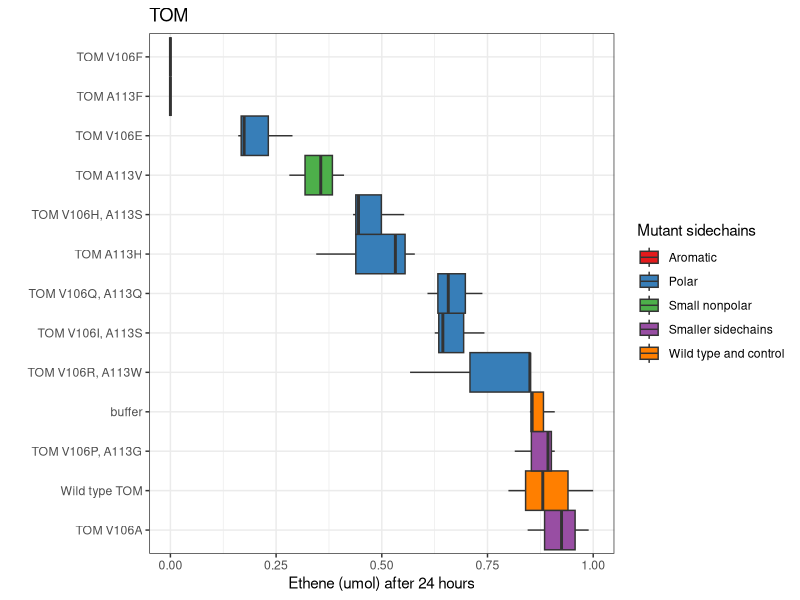

Recreate this plot in R. (Note: this script raises an error after producing the figure.)
#r script for graphing TMO variants
d=read.csv('variants.csv')
d$Percent = d$Eth / max(d$Eth) * 100
d$eth.umol =  d$Eth / max(d$Eth)
d$Strain2 = reorder(d$Strain, -d$Eth)

library(ggplot2)
ggplot(d, aes(Strain2,eth.umol,fill=Group)) + 
geom_boxplot(width=1, ) + coord_flip() + 
labs(title="TOM",x="", y="Ethene (umol) after 24 hours") + 
scale_fill_brewer("Mutant sidechains", palette="Set1") + 
theme_bw() + 
ggsave('variants.png',width=7,height=4)
